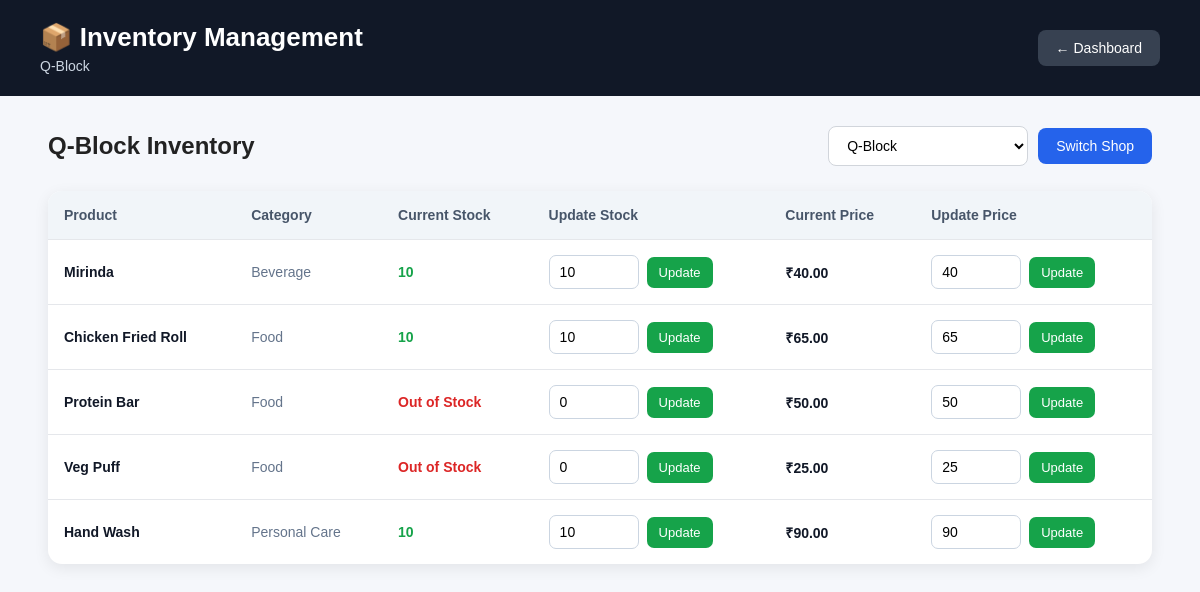
/inventory/2, run on an earlier commit of the app's database.
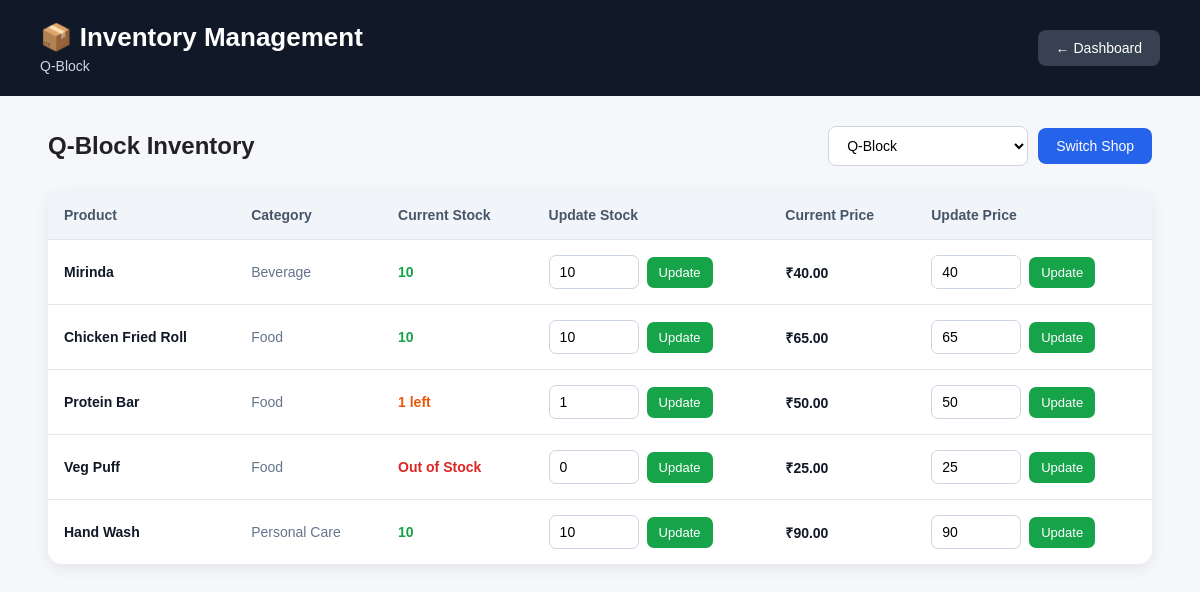
And on a later commit of the database.
### tables this page shows
CREATE TABLE inventory (
    shop_id INTEGER,
    product_id INTEGER,
    stock INTEGER NOT NULL,
    price INTEGER NOT NULL,

    PRIMARY KEY (shop_id, product_id),

    FOREIGN KEY (shop_id) REFERENCES shops(id),
    FOREIGN KEY (product_id) REFERENCES products(id)
);

CREATE TABLE products (
    id INTEGER PRIMARY KEY,
    name TEXT NOT NULL,
    category TEXT NOT NULL
);

### app.py (the view)
@app.route("/inventory/<int:shop_id>")
def inventory(shop_id):
            conn = get_db_connection()
            shop = conn.execute(
                "SELECT * FROM shops WHERE id=?",
                (shop_id,)
            ).fetchone()
            shops = conn.execute(
                "SELECT * FROM shops"
            ).fetchall()
            inventory = conn.execute("""
                SELECT
                    inventory.product_id,
                    inventory.price,
                    inventory.stock,

                    products.name AS product_name,
                    products.category

                FROM inventory

                JOIN products
                    ON inventory.product_id = products.id

                WHERE inventory.shop_id = ?

                ORDER BY products.category, products.name
            """, (shop_id,)).fetchall()
            conn.close()
            return render_template(
                "inventory.html",
                shop=shop,
                shops=shops,
                inventory=inventory
            )

### app.py (called while the page is built)
def get_db_connection():
    conn = sqlite3.connect("campus_cart.db")
    conn.row_factory = sqlite3.Row
    return conn

### templates/inventory.html (shortened to what the changed rows need)
<!DOCTYPE html>
<html lang="en">
<head>
</head>
<body>
    <div class="header">
        <div>
            <h1>📦 Inventory Management</h1>
        </div>
    </div>
    <div class="container">
        <div class="top-section">
            <div>
                <h2>{{ shop['name'] }} Inventory</h2>
            </div>
        </div>
        <div class="inventory-card">
            {% if inventory %}
            <table>
                <thead>
                    <tr>
                        <th>Product</th>
                        <th>Category</th>
                        <th>Current Stock</th>
                        <th>Update Stock</th>
                        <th>Current Price</th>
                        <th>Update Price</th>
                    </tr>
                </thead>
                <tbody>
                    {% for item in inventory %}
                    <tr>
                        <td>
                            <div class="product-name">
                                {{ item['product_name'] }}
                            </div>
                        </td>
                        <td>
                            <span class="category">
                                {{ item['category'] }}
                            </span>
                        </td>
                        <td>
                            {% if item['stock'] == 0 %}
                                <span style="color:#dc2626;font-weight:bold;">
                                    Out of Stock
                                </span>
                            {% elif item['stock'] <= 5 %}
                                <span style="color:#ea580c;font-weight:bold;">
                                    {{ item['stock'] }} left
                                </span>
                            {% else %}
                                <span style="color:#16a34a;font-weight:bold;">
                                    {{ item['stock'] }}
                                </span>
                            {% endif %}
                        </td>
                        <td>
                            <form
                                action="{{ url_for('update_stock') }}"
                                method="POST"
                                class="stock-form"
                            >
                                <input
                                    type="number"
                                    name="stock"
                                    value="{{ item['stock'] }}"
                                    min="0"
                                    required
                                >
                                <button
                                    type="submit"
                                    class="update-btn"
                                >
                                    Update
                                </button>
                            </form>
                        </td>
                        <td>
                            <span class="price">
                                ₹{{ "%.2f"|format(item['price']) }}
                            </span>
                        </td>
                        <td>
                            <form
                                action="{{ url_for('update_price') }}"
                                method="POST"
                                class="price-form"
                            >
                                <input
                                    type="number"
                                    name="price"
                                    value="{{ item['price'] }}"
                                    min="0"
                                    step="0.01"
                                    required
                                >
                                <button
                                    type="submit"
                                    class="update-btn"
                                >
                                    Update
                                </button>
                            </form>
                        </td>
                    </tr>
                    {% endfor %}
                </tbody>
            </table>
            {% endif %}
        </div>
    </div>
</body>
</html>

What changed in the data, as far as the page shows it:
changed inventory "Protein Bar": stock (not shown) → "1"; stock "0" → "1"; stock "Out of Stock" → "left"
